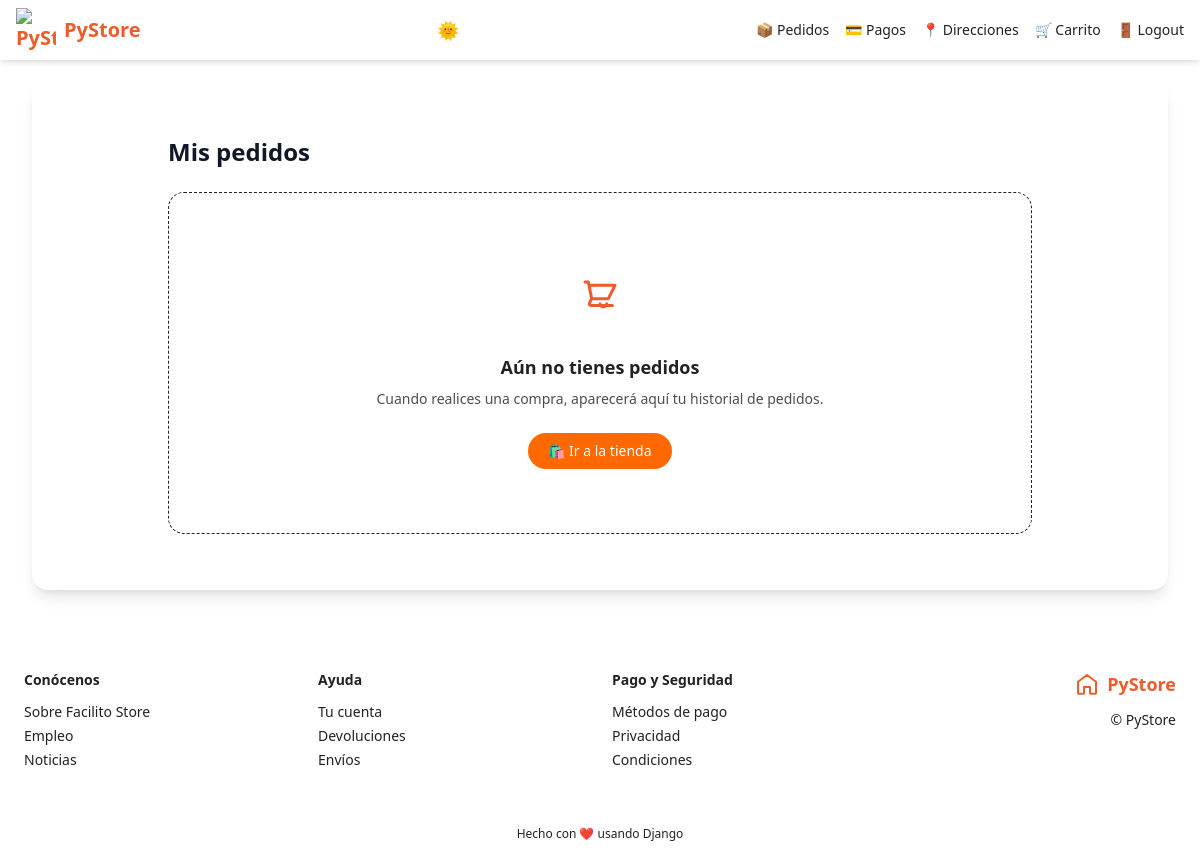
/orden/completados (signed in), run on an earlier commit of the app's database.
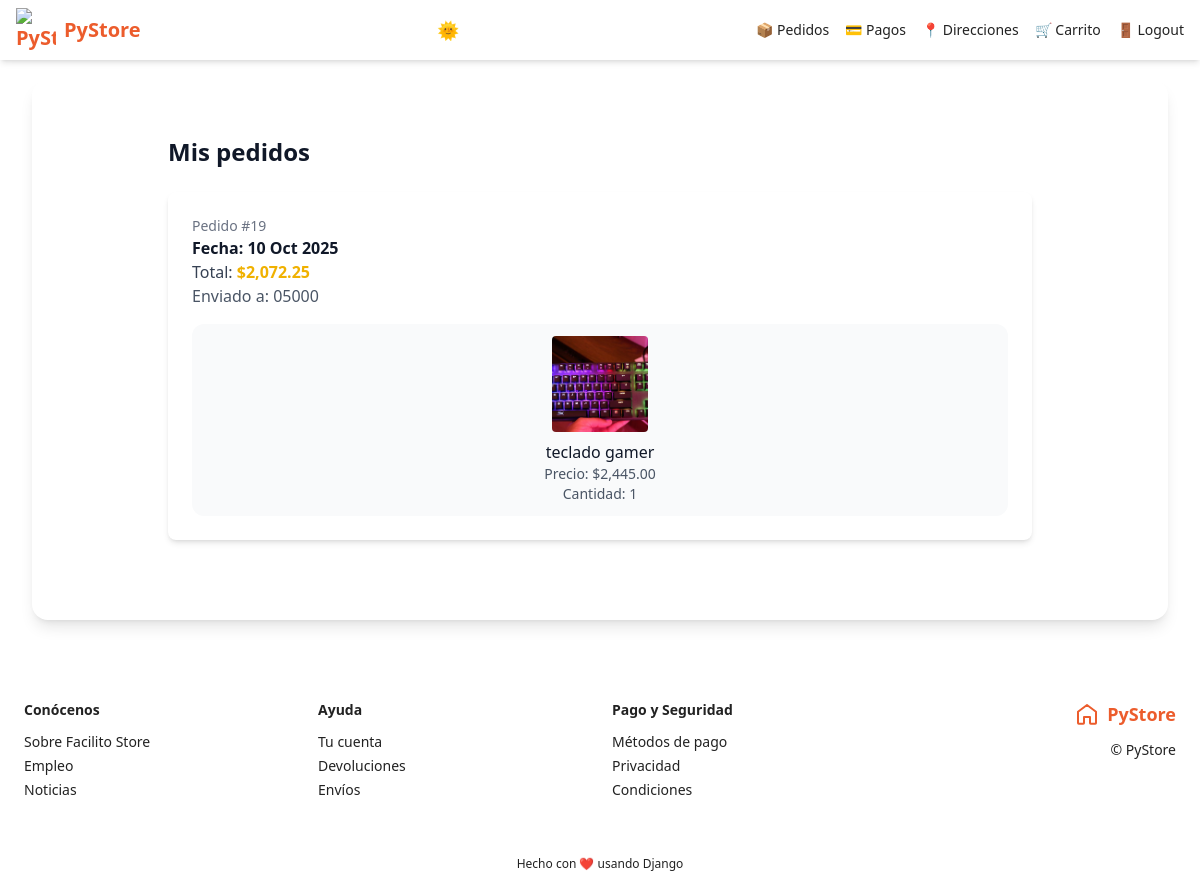
And on a later commit of the database.
### orders/models.py (models this page shows, shortened)
class Order(models.Model):
  order_id = models.CharField(max_length=100, null=False, blank=False, unique=True)
  user = models.ForeignKey(User, on_delete=models.CASCADE)
  cart = models.ForeignKey(Cart, on_delete=models.CASCADE)
  status = models.CharField(max_length=50, choices=choices, default=OrderStatus.CREATED) #enum
  shipping_total = models.DecimalField(default=5, max_digits=8, decimal_places=2)
  total = models.DecimalField(default=0,max_digits=8, decimal_places=2)
  created_at = models.DateTimeField(auto_now_add=True)
  shipping_address = models.ForeignKey(ShippingAddress, null=True, blank=True, on_delete=models.CASCADE)
  promo_code = models.OneToOneField(PromoCode, null=True, blank=True, on_delete=models.CASCADE)
  billing_profile = models.ForeignKey(BillingProfile, null=True, blank=True, on_delete=models.CASCADE)

### shipping_addresses/models.py (models this page shows, shortened)
class ShippingAddress(models.Model):
    user = models.ForeignKey(User, null=False, blank=False, on_delete=models.CASCADE)
    line1 = models.CharField(max_length=200)
    line2 = models.CharField(max_length=200, blank=True)
    city = models.CharField(max_length=100)
    state = models.CharField(max_length=100)
    country = models.CharField(max_length=50)
    reference = models.CharField(max_length=300)
    postal_code = models.CharField(max_length=10, null=False, blank=False)
    default = models.BooleanField(default=False)
    created_at = models.DateTimeField(auto_now_add=True)
    def __str__(self):
      return self.postal_code

### carts/models.py (models this page shows, shortened)
class CartProducts(models.Model):
    cart = models.ForeignKey(Cart, on_delete=models.CASCADE)
    product = models.ForeignKey(Product, on_delete=models.CASCADE)
    quantity = models.IntegerField(default=1)
    created_at = models.DateTimeField(auto_now_add=True)
    objects = CartProductsManager()

### products/models.py (models this page shows, shortened)
class Product(models.Model):
    title = models.CharField(max_length=50)
    description = models.TextField()
    price = models.DecimalField(max_digits=8, decimal_places=2, default=0.0)
    slug = models.SlugField(unique=True, blank=False, null=False)
    image = models.ImageField(upload_to='products/', null=False, blank=False)
    created_at = models.DateTimeField(auto_now_add=True)
    stock = models.BooleanField(default=True)
    """ def save(self, *args, **kwargs):
        if not self.slug:
            self.slug = slugify(self.name)
        super().save(*args, **kwargs) """

### orders/views.py (the view)
# urls.py: path('completados', views.OrderListView.as_view(), name="completeds")
class OrderListView(LoginRequiredMixin, ListView):
    login_url = 'login'
    template_name = 'orders/orders.html'
    def get_queryset(self):
      return self.request.user.orders_completed() #EmptyQuerySet #[]

### carts/models.py (called while the page is built)
def set_cart_id(sender, instance, *args, **kwargs):
    if not instance.cart_id:
        instance.cart_id = str(uuid.uuid4())

    def products_related(self):
        return self.cartproducts_set.select_related('product')

### carts/utils.py (called while the page is built)
def get_or_create_cart(request):
    user = request.user if request.user.is_authenticated else None
    cart_id = request.session.get('cart_id')  # <-- Este debe guardar el uuid
    print("🛍 session cart_id:", cart_id)
    cart = Cart.objects.filter(cart_id=cart_id).first()
    print("📦 found cart:", cart)
    if cart is None:
        cart = Cart.objects.create(user=user)
        print("🆕 created new cart:", cart.cart_id)
    if user and cart.user is None:
        cart.user = user
        cart.save()
    request.session['cart_id'] = cart.cart_id
    print("💾 saved to session:", request.session['cart_id'])
    return cart

### facilito_store/context_processors.py (called while the page is built)
def cart_item_count(request):
    count = 0
    if request.user.is_authenticated:
        cart = get_or_create_cart(request)
        if cart:
            cart_products = cart.cartproducts_set.filter(quantity__gt=0)
            count = sum(cp.quantity for cp in cart_products)
    return {'cart_item_count': count}

### orders/templates/orders/orders.html
{% extends 'base.html' %}
{% block content %}
<div class="max-w-4xl mx-auto px-4 py-6">
  <h2 class="title mb-6">Mis pedidos</h2>
  {% if object_list %}
  <div class="space-y-4">
    {% for order in object_list %}
    {% include 'orders/snippets/order.html' %}
    {% endfor %}
  </div>
  {% else %}
  <div class="flex flex-col items-center justify-center text-center py-16 px-6 rounded-2xl border border-dashed"
    style="border-color: rgba(var(--color-text), 0.2); background-color: rgba(var(--color-bg-card), 0.4);">
    <div class="w-20 h-20 mb-4 flex items-center justify-center rounded-full"
      style="background-color: rgba(var(--color-primary), 0.1); color: rgb(var(--color-primary));">
      <svg xmlns="http://www.w3.org/2000/svg" class="w-10 h-10" fill="none" viewBox="0 0 24 24" stroke="currentColor">
        <path stroke-linecap="round" stroke-linejoin="round" stroke-width="1.8"
          d="M3 3h2l.4 2M7 13h10l4-8H5.4M7 13L5.4 5M7 13l-1.35 2.7a1 1 0 00.9 1.45h12.9M16 16a2 2 0 11-4 0" />
      </svg>
    </div>
    <h3 class="text-lg font-semibold mb-2" style="color: rgb(var(--color-text));">Aún no tienes pedidos</h3>
    <p class="text-sm opacity-80 mb-6">Cuando realices una compra, aparecerá aquí tu historial de pedidos.</p>
    <a href="{% url 'index' %}" class="btn-primary px-5 py-2 rounded-full font-medium text-sm transition">
      🛍️ Ir a la tienda
    </a>
  </div>
  {% endif %}
</div>
{% endblock %}

### orders/templates/orders/snippets/order.html
{% load product_extras %}
<div class="bg-white dark:bg-gray-900 shadow-md rounded-lg p-6 mb-6 transition-colors duration-300">
  <div class="flex justify-between items-start mb-4">
    <div>
      <p class="text-sm text-gray-500 dark:text-gray-400">Pedido #{{ order.id }}</p>
      <p class="font-semibold text-gray-900 dark:text-gray-100">Fecha: {{ order.created_at|date:"d M Y" }}</p>
      <p class="text-gray-700 dark:text-gray-300">
        Total: <span class="text-price">{{ order.total | price_format }}</span>
      </p>
      <p class="text-gray-600 dark:text-gray-400">Enviado a: {{ order.shipping_address }}</p>
    </div>
  </div>
  <div class="grid grid-cols-1 md:grid-cols-{{ order.cart.products_related|length }} gap-4">
    {% for cp in order.cart.products_related %}
    {% with product=cp.product %}
    <div
      class="flex flex-col items-center bg-gray-50 dark:bg-gray-800 rounded-xl p-3 transition-colors duration-300 hover:bg-gray-100 dark:hover:bg-gray-700">
      {% if product.image %}
      <img src="{{ product.image.url }}" alt="{{ product.title }}"
        class="w-24 h-24 object-cover rounded mb-2 transition-transform duration-300 hover:scale-105" />
      {% else %}
      <div class="w-24 h-24 bg-gray-200 dark:bg-gray-600 flex items-center justify-center rounded mb-2">
        <span class="text-gray-500">No image</span>
      </div>
      {% endif %}
      <p class="font-medium text-gray-900 dark:text-gray-100 text-center">{{ product.title }}</p>
      <p class="text-sm text-gray-600 dark:text-gray-300">Precio: {{ product.price | price_format }}</p>
      <p class="text-sm text-gray-600 dark:text-gray-300">Cantidad: {{ cp.quantity }}</p>
    </div>
    {% endwith %}
    {% endfor %}
  </div>
</div>

What changed in the data, as far as the page shows it:
added Order: id "19", created_at "10 Oct 2025", total "$2,072.25", shipping_address "05000"
added CartProducts: product.image (picture), product "teclado gamer", product.price "$2,445.00", quantity "1"
Also different on the page:
text no longer shown: "Aún no tienes pedidos Cuando realices una compra, aparecerá aquí tu historial de pedidos. 🛍️ Ir a la tienda"
